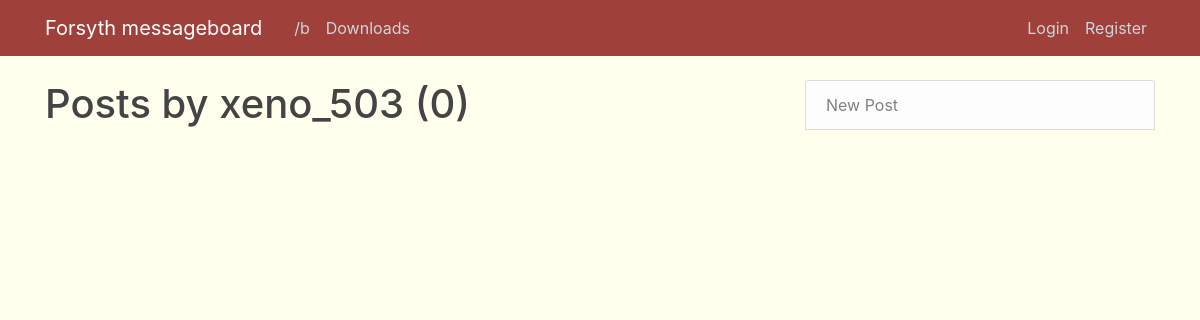
The page /brandom/user/xeno_503 on the database as committed earlier.
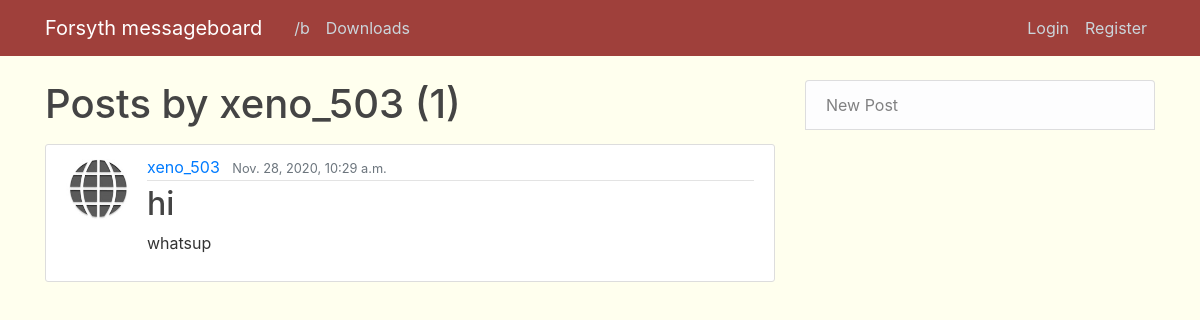
The same page on the database as committed later.
### brandom/models.py (models this page shows, shortened)
class Post(models.Model):
    title = models.CharField(max_length=100)
    content = models.TextField()
    date_posted = models.DateTimeField(default=timezone.now)
    author = models.ForeignKey(User, on_delete=models.CASCADE)

### users/models.py (models this page shows, shortened)
class Profile(models.Model):
    user = models.OneToOneField(User, on_delete=models.CASCADE)
    image = models.ImageField(default='default.jpg', upload_to='profile_pics')

### brandom/views.py (the view)
# urls.py: path('user/<str:username>', UserPostListView.as_view(), name='user-posts'),
class UserPostListView(ListView):
    model = Post
    template_name = 'brandom/user_posts.html'
    context_object_name = 'posts'
    paginate_by = 10
    def get_queryset(self):
        user = get_object_or_404(User, username=self.kwargs.get('username'))
        return Post.objects.filter(author=user).order_by('-date_posted')

### brandom/templates/brandom/user_posts.html (shortened to what this page needs)
{% extends "brandom/base.html" %}
{% block content %}
<h1 class="mb-3">Posts by {{ view.kwargs.username }} ({{ page_obj.paginator.count }})</h1>
    {% for post in posts %}
            <article class="media content-section">
            <img class="rounded-circle article-img" src="{{ post.author.profile.image.url }}">
        <div class="media-body">
            <div class="article-metadata">
            <a class="mr-2" href="{% url 'user-posts' post.author.username %}">{{ post.author }}</a>
            <small class="text-muted">{{ post.date_posted }}</small>
            </div>
            <h2><a class="article-title" href="{% url 'post-detail' post.id %}">{{ post.title }}</a></h2>
            <p class="article-content">{{ post.content }}</p>
        </div>
        </article>
    {% endfor %}
{% endblock content %}

Rows that differ between the two databases and show on the page:
added Post: author.profile.image (picture), author "xeno_503", date_posted "Nov. 28, 2020, 10:29 a.m.", title "hi", content "whatsup"
Other text that changed with them:
{{ page_obj.paginator.count }}: "0" → "1"
